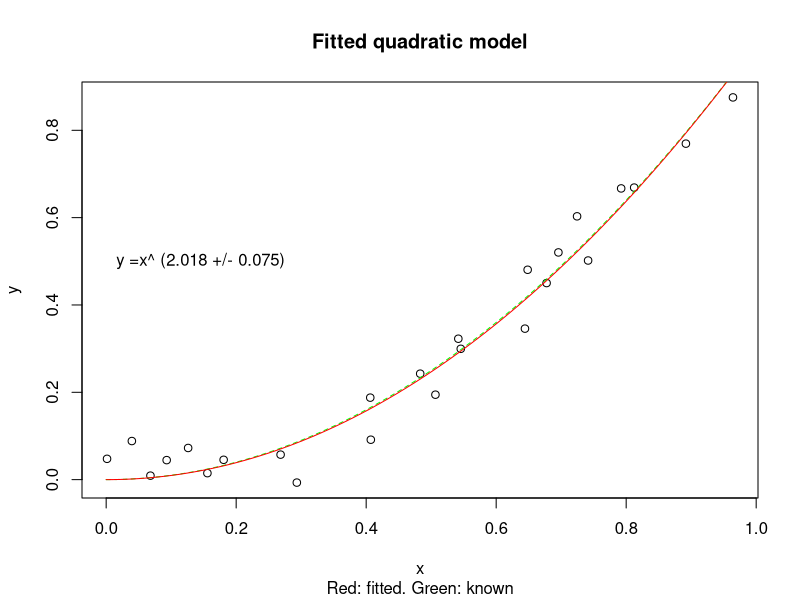
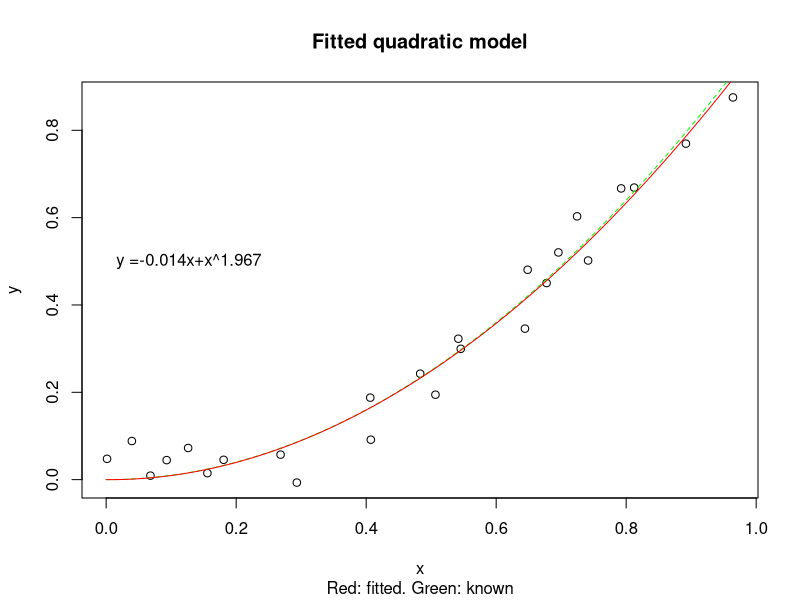
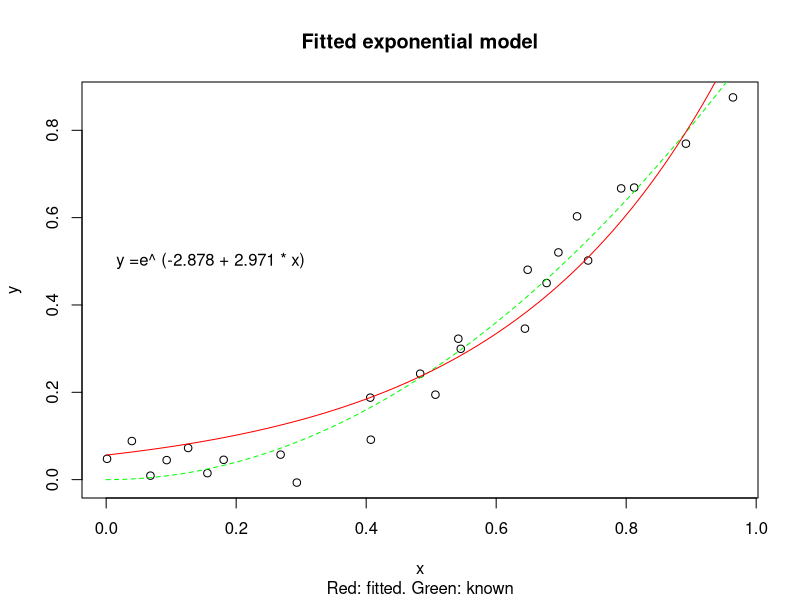

These figures' R source, in order:
#
# compare-fit.R, 15 Mar 14
#
# Example from:
# Empirical Software Engineering using R
# Derek M. Jones

# Example taken from???

compare_fit = function()
{
# Calculate the residual sum-of-squares (lack of fit) and
# the total sum-of-squares (coefficient of determination), then
# compare to the lack-of-fit of the known quadratic.

resid_ss = sum(residuals(fitted_curve)^2)
total_ss = sum((y - mean(y))^2)

print("???")
print(paste("Fitted curve ", 1 - resid_ss/total_ss))
print(paste("Known curve ", 1 - sum((x^2 - y)^2)/total_ss))
}

# Generate data for a quadratic relationship containing random noise
num_items = 25
x = runif(num_items)
y = x^2 + rnorm(num_items, 0, 0.05)

# First a polynomial having a single term
fitted_curve = nls(y ~ I(x^power), start = list(power = 1))
summary(fitted_curve)

s = seq(0, 1, length = 100)

power = round(summary(fitted_curve)$coefficients[1], 3)
pow.std_err = round(summary(fitted_curve)$coefficients[2], 3)
plot(y ~ x, main = "Fitted quadratic model", sub = "Red: fitted. Green: known")
lines(s, s^2, lty = 2, col = "green")
lines(s, predict(fitted_curve, list(x = s)), lty = 1, col = "red")
text(0, 0.5, paste("y =x^ (", power, " +/- ", pow.std_err, ")", sep = ""), pos = 4)

compare_fit()

# Next a two term polynomial
fitted_curve = nls(y ~ I(a*x+x^power), start = list(a = 0.0, power = 1.5))
summary(fitted_curve)

a_coeff = round(summary(fitted_curve)$coefficients[1], 3)
power = round(summary(fitted_curve)$coefficients[2], 3)
plot(y ~ x, main = "Fitted quadratic model", sub = "Red: fitted. Green: known")
lines(s, s^2, lty = 2, col = "green")
lines(s, predict(fitted_curve, list(x = s)), lty = 1, col = "red")
text(0, 0.5, paste("y =", a_coeff, "x+x^", power, sep = ""), pos = 4)

compare_fit()

# and now an exponential model
fitted_curve = nls(y ~ I(exp(1)^(a + b * x)), start = list(a = 0, b = 1))

a = round(summary(fitted_curve)$coefficients[1, 1], 3)
b = round(summary(fitted_curve)$coefficients[2, 1], 3)
plot(y ~ x, main = "Fitted exponential model", sub = "Red: fitted. Green: known")
lines(s, s^2, lty = 2, col = "green")
lines(s, predict(fitted_curve, list(x = s)), lty = 1, col = "red")
text(0, 0.5, paste("y =e^ (", a, " + ", b, " * x)", sep = ""), pos = 4)

compare_fit()

